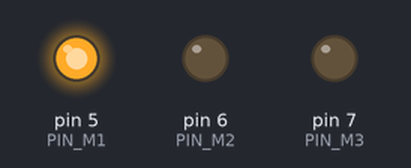
The program below on a simulated Arduino Uno, built with avr-gcc and run on an emulated ATmega328P. Shown: output pins drawn as LEDs (lit = HIGH).

Above: at 0.6 s.
At 1.9 s:
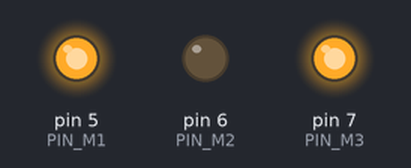
At 3.1 s:
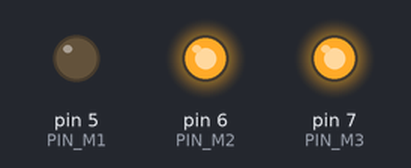
At 4.4 s:
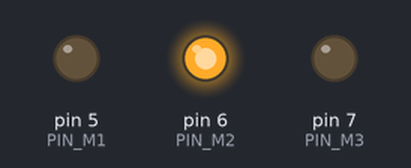
Timing chart, 0 to 6.6 s (numbered marks = the images above):
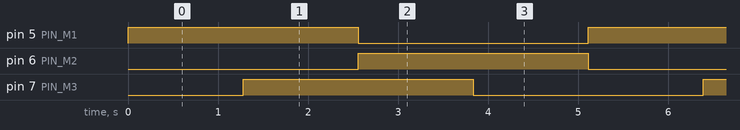

Measured:
- by itself, pin 5 (PIN_M1), pin 6 (PIN_M2), pin 7 (PIN_M3): alternates HIGH for 2.6 s and LOW for 2.6 s
- by itself, everything shown: repeats every 5.1 s, in 4 steps

The program:

main.cpp
```cpp
#include "main.h"
#include <MotorTerbangKu.h>

void setup() {
  beginMotor(PIN_M1, PIN_M2, PIN_M3);
  setPWM(MIN_PWM);
}

void loop() {
  // Motor terbang ke atas secara perlahan
  runToUp();
  for(int i = 0; i < MAX_PWM; i++) {
    setPWM(i);
    delay(10);
  }

  // Motor terbang ke bawah secara perlahan
  runToDown();
  for(int i = MAX_PWM; i > 0; i--) {
    setPWM(i);
    delay(10);
  }
}
```

MotorTerbangKu.cpp
```cpp
#include "MotorTerbangKu.h"

byte pin_a;
byte pin_b;
byte pin_z;

void beginMotor(byte pina, byte pinb, byte pinz) {
    pin_a = pina;
    pin_b = pinb;
    pin_z = pinz;
  pinMode(pin_a, OUTPUT);
  pinMode(pin_b, OUTPUT);
  pinMode(pin_z, OUTPUT);
  digitalWrite(pin_a, LOW);
  digitalWrite(pin_b, LOW);
  digitalWrite(pin_z, LOW);
}

void runToUp() {
  digitalWrite(pin_a, HIGH);
  digitalWrite(pin_b, LOW);
}

void runToDown() {
  digitalWrite(pin_a, LOW);
  digitalWrite(pin_b, HIGH);
}

void setPWM(int pwm) {
  analogWrite(pin_z, pwm);
}
```

MotorTerbangKu.h
```cpp
#ifndef __MotorTerbangKu_h
#define __MotorTerbangKu_h

#include <Arduino.h>

#define MAX_PWM 255
#define MIN_PWM 0
#define MOTOR_IS_START 1
#define MOTOR_IS_STOP 0
#define MOTOR_FLY_UP 0
#define MOTOR_FLY_DOWN 1
#define MOTOR_FLY_RIGHT 2
#define MOTOR_FLY_LEFT 3

/*
* beginMotor()
*
* ini digunakan untuk menginisialisasi motor terbangku
*/
void beginMotor(byte pina, byte pinb, byte pinz);


/*
* runToUp()
*
* ini digunakan untuk motor terbang ke atas
*/
void runToUp();

/*
* runToDown()
*
* ini digunakan untuk motor terbang ke bawah
*/
void runToDown();

/*
* setPWM(int pwm)
*
* ini digunakan untuk mengatur pwm motor terbangku
*/
void setPWM(int pwm);

#endif
```

main.h
```cpp
#ifndef __main_h
#define __main_h

#include <Arduino.h>

#define PIN_M1 5
#define PIN_M2 6
#define PIN_M3 7

#endif
```
